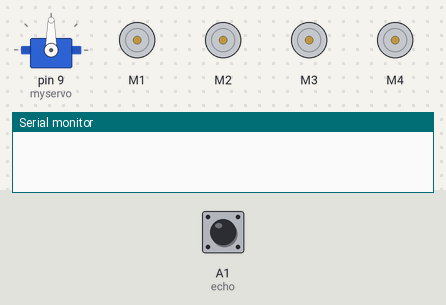
The sketch below on a simulated Arduino Uno, built with avr-gcc and run on an emulated ATmega328P. Parts: servo, 4 × DC motor (green arrow = forward, orange = backward, longer = faster), the last lines printed to the serial monitor. Inputs (shaded band) come from the test bench; at power-on: A1 (echo) LOW.

Above: at 0.1 s.
At 1.2 s:
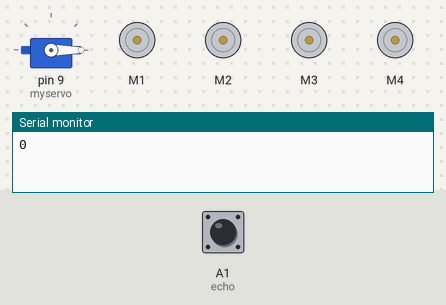
1.3 s: A1 (echo) pulsed HIGH 5 times (0.12 s each, 0.3 s apart)
At 3.4 s:
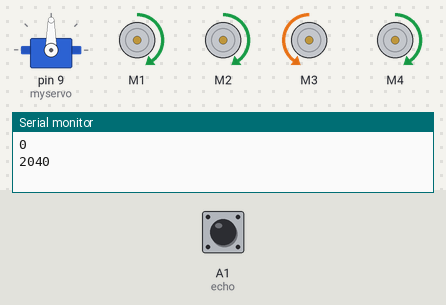
Timing chart, 0 to 10.3 s (numbered marks = the images above; inputs shaded):
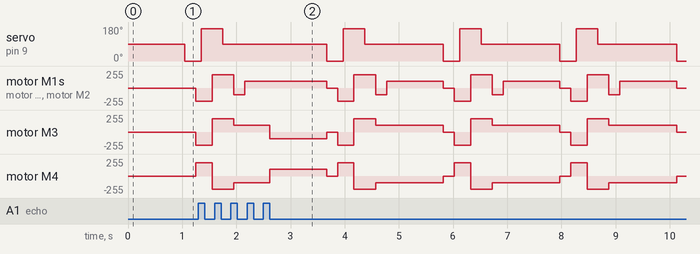

The sketch:

Obstacle_avoiding_with__servo_head_.ino
```cpp
 #include<AFMotor.h>
#include<Servo.h>
AF_DCMotor m1(1), m2(2), m3(3), m4(4);
int trig = A0;
int echo = A1;
float time_taken, distance, data;
int mind = 60;
char s;
int dist_L, dist_R, dist_F;

Servo myservo;
int pos = 0; //to store servo position

void setup()
{
  Serial.begin(9600);
  pinMode(trig,OUTPUT);
  pinMode(echo,INPUT);
  myservo.attach(9); // pin 9 is connected to servo 2 &(10 to 1)
  s = 100;
}
void front(int speed)
{
  setSpeed(speed);
  m1.run(FORWARD);
  m2.run(FORWARD);
  m3.run(BACKWARD);
  m4.run(FORWARD);
}
void left(int speed)
{
  setSpeed(speed);
  m2.run(FORWARD);
  m1.run(FORWARD);
  m3.run(FORWARD);
  m4.run(BACKWARD);
}
void right(int speed)
{
  setSpeed(speed);
  m1.run(BACKWARD);
  m2.run(BACKWARD);
  m3.run(BACKWARD);
  m4.run(FORWARD);
}
void back(int speed)
{
  setSpeed(speed);
  m1.run(BACKWARD);
  m2.run(BACKWARD);
  m3.run(FORWARD);
  m4.run(BACKWARD);
}
void stop()
{
  m1.run(RELEASE);
  m2.run(RELEASE);
  m3.run(RELEASE);
  m4.run(RELEASE);
}

void setSpeed(int speed)
{
  m1.setSpeed(speed);
  m2.setSpeed(speed);
  m3.setSpeed(speed);
  m4.setSpeed(speed);
}

void loop()
{
  dist_F= Sen_Data(); //dist= distance
  Serial.println(dist_F);

  if(dist_F> mind)
  {
    front(s);
  }
  else
  {
    servR();
  }
}

float Sen_Data() //data from sensor
{
  digitalWrite(trig,HIGH);
  delay(50);
  digitalWrite(trig,LOW);
  time_taken = pulseIn(echo, HIGH);
  distance = 0.017 * time_taken;
  return(distance);
}

void comp_dist() //Distance Comparision
{
  if(dist_L> dist_R)
  {
    left(s);
  }
  else if( dist_R > dist_L)
  {
    right(s);
  }
  else
  {
    back(s);
    delay(200);
    left(s);
  }
}

void servR() //servo rotation
{
  stop();

  myservo.write(0);
  delay(200);
  right(200);//right
  delay(100);
  myservo.write(170);
  delay(200);
  left(200); //left
  delay(200);
  myservo.write(90);
  delay(200);
  comp_dist();


  }


  
```
